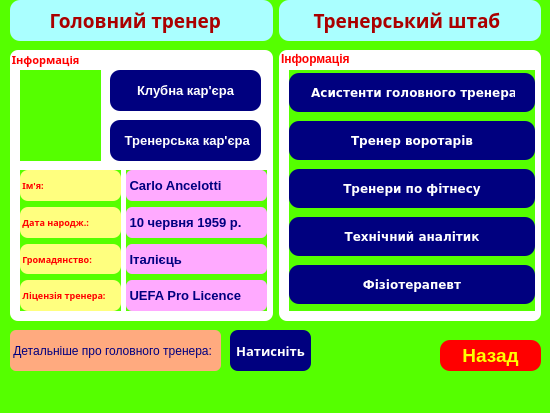
<?xml version="1.0" encoding="UTF-8"?>
<ui version="4.0">
 <class>Coach</class>
 <widget class="QMainWindow" name="Coach">
  <property name="geometry">
   <rect>
    <x>0</x>
    <y>0</y>
    <width>550</width>
    <height>413</height>
   </rect>
  </property>
  <property name="windowTitle">
   <string>MainWindow</string>
  </property>
  <property name="styleSheet">
   <string notr="true">QWidget {
background-color: rgb(85, 255, 0);
	border-color: rgb(255, 255, 0);
}</string>
  </property>
  <widget class="QWidget" name="centralwidget">
   <widget class="QLabel" name="label_12">
    <property name="geometry">
     <rect>
      <x>10</x>
      <y>330</y>
      <width>211</width>
      <height>41</height>
     </rect>
    </property>
    <property name="font">
     <font>
      <family>Nirmala UI</family>
      <pointsize>9</pointsize>
      <weight>50</weight>
      <bold>false</bold>
     </font>
    </property>
    <property name="styleSheet">
     <string notr="true">QLabel {
color: rgb(0, 0, 127);
	background-color: rgb(255, 170, 127);
	border-color: rgb(0, 0, 127);
border-radius: 6px;
}</string>
    </property>
    <property name="text">
     <string> Детальніше про головного тренера:</string>
    </property>
   </widget>
   <widget class="QPushButton" name="pushButton_8">
    <property name="geometry">
     <rect>
      <x>230</x>
      <y>330</y>
      <width>81</width>
      <height>41</height>
     </rect>
    </property>
    <property name="font">
     <font>
      <family>Sitka Text</family>
      <pointsize>10</pointsize>
      <weight>75</weight>
      <bold>true</bold>
     </font>
    </property>
    <property name="styleSheet">
     <string notr="true">QPushButton {
background-color: rgb(0, 0, 127);
	color: rgb(255, 255, 255);
	border-color: rgb(170, 255, 255);
border-radius: 8px;
}
QPushButton:hover:!pressed { 
background-color: white;
border-color: black;
color: black;
}</string>
    </property>
    <property name="text">
     <string>Натисніть</string>
    </property>
   </widget>
   <widget class="QPushButton" name="pushButton_9">
    <property name="geometry">
     <rect>
      <x>440</x>
      <y>340</y>
      <width>101</width>
      <height>31</height>
     </rect>
    </property>
    <property name="font">
     <font>
      <family>Yu Gothic UI</family>
      <pointsize>14</pointsize>
      <weight>75</weight>
      <bold>true</bold>
     </font>
    </property>
    <property name="styleSheet">
     <string notr="true">QPushButton {
color: rgb(255, 255, 0);
	background-color: rgb(255, 0, 0);
	border-color: rgb(255, 255, 0);
border-radius: 10px;
}
QPushButton:hover:!pressed { 
background-color: white;
border-color: black;
color: black;
}</string>
    </property>
    <property name="text">
     <string>Назад</string>
    </property>
   </widget>
   <widget class="QWidget" name="layoutWidget">
    <property name="geometry">
     <rect>
      <x>10</x>
      <y>50</y>
      <width>531</width>
      <height>271</height>
     </rect>
    </property>
    <layout class="QHBoxLayout" name="horizontalLayout_2">
     <item>
      <widget class="QGroupBox" name="groupBox">
       <property name="font">
        <font>
         <family>Sitka Small</family>
         <pointsize>8</pointsize>
         <weight>75</weight>
         <bold>true</bold>
        </font>
       </property>
       <property name="styleSheet">
        <string notr="true">QGroupBox {
color: rgb(255, 0, 0);
	background-color: rgb(255, 255, 255);
	border-color: rgb(0, 0, 0);
border-radius: 8px;
}</string>
       </property>
       <property name="title">
        <string>Інформація </string>
       </property>
       <widget class="QLabel" name="label_3">
        <property name="geometry">
         <rect>
          <x>10</x>
          <y>20</y>
          <width>81</width>
          <height>91</height>
         </rect>
        </property>
        <property name="text">
         <string/>
        </property>
        <property name="pixmap">
         <pixmap resource="ressources.qrc">:/FC resources/photo_2022-05-22_14-06-27.jpg</pixmap>
        </property>
       </widget>
       <widget class="QPushButton" name="pushButton_2">
        <property name="geometry">
         <rect>
          <x>100</x>
          <y>20</y>
          <width>151</width>
          <height>41</height>
         </rect>
        </property>
        <property name="font">
         <font>
          <pointsize>10</pointsize>
          <weight>75</weight>
          <bold>true</bold>
         </font>
        </property>
        <property name="styleSheet">
         <string notr="true">QPushButton {
background-color: rgb(0, 0, 127);
	color: rgb(255, 255, 255);
	border-color: rgb(170, 255, 255);
border-radius: 10px;
}
QPushButton:hover:!pressed { 
background-color: white;
border-color: black;
color: black;
}</string>
        </property>
        <property name="text">
         <string>Клубна кар'єра</string>
        </property>
       </widget>
       <widget class="QPushButton" name="pushButton_6">
        <property name="geometry">
         <rect>
          <x>100</x>
          <y>70</y>
          <width>151</width>
          <height>41</height>
         </rect>
        </property>
        <property name="font">
         <font>
          <pointsize>10</pointsize>
          <weight>75</weight>
          <bold>true</bold>
         </font>
        </property>
        <property name="styleSheet">
         <string notr="true">QPushButton {
background-color: rgb(0, 0, 127);
	color: rgb(255, 255, 255);
	border-color: rgb(170, 255, 255);
border-radius: 10px;
}
QPushButton:hover:!pressed { 
background-color: white;
border-color: black;
color: black;
}</string>
        </property>
        <property name="text">
         <string> Тренерська кар'єра</string>
        </property>
       </widget>
       <widget class="QWidget" name="layoutWidget">
        <property name="geometry">
         <rect>
          <x>10</x>
          <y>120</y>
          <width>101</width>
          <height>141</height>
         </rect>
        </property>
        <layout class="QVBoxLayout" name="verticalLayout_2">
         <item>
          <widget class="QLabel" name="label_4">
           <property name="font">
            <font>
             <family>Sitka Small</family>
             <pointsize>7</pointsize>
             <weight>75</weight>
             <bold>true</bold>
            </font>
           </property>
           <property name="styleSheet">
            <string notr="true">QLabel {
color: rgb(255, 0, 0);
	border-color: rgb(255, 0, 0);
	background-color: rgb(255, 255, 127);
border-radius: 8px;
}</string>
           </property>
           <property name="text">
            <string> Ім'я:</string>
           </property>
          </widget>
         </item>
         <item>
          <widget class="QLabel" name="label_5">
           <property name="font">
            <font>
             <family>Sitka Small</family>
             <pointsize>7</pointsize>
             <weight>75</weight>
             <bold>true</bold>
            </font>
           </property>
           <property name="styleSheet">
            <string notr="true">QLabel {
color: rgb(255, 0, 0);
	border-color: rgb(255, 0, 0);
	background-color: rgb(255, 255, 127);
border-radius: 8px;
}</string>
           </property>
           <property name="text">
            <string> Дата народж.:</string>
           </property>
          </widget>
         </item>
         <item>
          <widget class="QLabel" name="label_6">
           <property name="font">
            <font>
             <family>Sitka Small</family>
             <pointsize>7</pointsize>
             <weight>75</weight>
             <bold>true</bold>
            </font>
           </property>
           <property name="styleSheet">
            <string notr="true">QLabel {
color: rgb(255, 0, 0);
	border-color: rgb(255, 0, 0);
	background-color: rgb(255, 255, 127);
border-radius: 8px;
}</string>
           </property>
           <property name="text">
            <string> Громадянство:</string>
           </property>
          </widget>
         </item>
         <item>
          <widget class="QLabel" name="label_7">
           <property name="font">
            <font>
             <family>Sitka Small</family>
             <pointsize>7</pointsize>
             <weight>75</weight>
             <bold>true</bold>
            </font>
           </property>
           <property name="styleSheet">
            <string notr="true">QLabel {
color: rgb(255, 0, 0);
	border-color: rgb(255, 0, 0);
	background-color: rgb(255, 255, 127);
border-radius: 8px;
}</string>
           </property>
           <property name="text">
            <string> Ліцензія тренера:</string>
           </property>
          </widget>
         </item>
        </layout>
       </widget>
       <widget class="QWidget" name="layoutWidget">
        <property name="geometry">
         <rect>
          <x>116</x>
          <y>120</y>
          <width>141</width>
          <height>141</height>
         </rect>
        </property>
        <layout class="QVBoxLayout" name="verticalLayout_3">
         <item>
          <widget class="QLabel" name="label_8">
           <property name="font">
            <font>
             <pointsize>10</pointsize>
             <weight>75</weight>
             <bold>true</bold>
            </font>
           </property>
           <property name="styleSheet">
            <string notr="true">QLabel {
background-color: rgb(255, 170, 255);
	color: rgb(0, 0, 127);
	border-color: rgb(0, 0, 127);
border-radius: 6px;
}</string>
           </property>
           <property name="text">
            <string> Carlo Ancelotti</string>
           </property>
          </widget>
         </item>
         <item>
          <widget class="QLabel" name="label_9">
           <property name="font">
            <font>
             <pointsize>10</pointsize>
             <weight>75</weight>
             <bold>true</bold>
            </font>
           </property>
           <property name="styleSheet">
            <string notr="true">QLabel {
background-color: rgb(255, 170, 255);
	color: rgb(0, 0, 127);
	border-color: rgb(0, 0, 127);
border-radius: 6px;
}</string>
           </property>
           <property name="text">
            <string> 10 червня 1959 р.</string>
           </property>
          </widget>
         </item>
         <item>
          <widget class="QLabel" name="label_10">
           <property name="font">
            <font>
             <pointsize>10</pointsize>
             <weight>75</weight>
             <bold>true</bold>
            </font>
           </property>
           <property name="styleSheet">
            <string notr="true">QLabel {
background-color: rgb(255, 170, 255);
	color: rgb(0, 0, 127);
	border-color: rgb(0, 0, 127);
border-radius: 6px;
}</string>
           </property>
           <property name="text">
            <string> Італієць</string>
           </property>
          </widget>
         </item>
         <item>
          <widget class="QLabel" name="label_11">
           <property name="font">
            <font>
             <pointsize>10</pointsize>
             <weight>75</weight>
             <bold>true</bold>
            </font>
           </property>
           <property name="styleSheet">
            <string notr="true">QLabel {
background-color: rgb(255, 170, 255);
	color: rgb(0, 0, 127);
	border-color: rgb(0, 0, 127);
border-radius: 6px;
}</string>
           </property>
           <property name="text">
            <string> UEFA Pro Licence</string>
           </property>
          </widget>
         </item>
        </layout>
       </widget>
      </widget>
     </item>
     <item>
      <widget class="QGroupBox" name="groupBox_2">
       <property name="font">
        <font>
         <weight>75</weight>
         <bold>true</bold>
        </font>
       </property>
       <property name="styleSheet">
        <string notr="true">QGroupBox {
color: rgb(255, 0, 0);
	background-color: rgb(255, 255, 255);
	border-color: rgb(0, 0, 0);
border-radius: 8px;
}</string>
       </property>
       <property name="title">
        <string>Інформація </string>
       </property>
       <widget class="QWidget" name="layoutWidget">
        <property name="geometry">
         <rect>
          <x>10</x>
          <y>20</y>
          <width>246</width>
          <height>241</height>
         </rect>
        </property>
        <layout class="QVBoxLayout" name="verticalLayout">
         <item>
          <widget class="QPushButton" name="pushButton">
           <property name="font">
            <font>
             <family>Verdana</family>
             <pointsize>9</pointsize>
             <weight>75</weight>
             <bold>true</bold>
            </font>
           </property>
           <property name="styleSheet">
            <string notr="true">QPushButton {
color: rgb(255, 255, 255);
	background-color: rgb(0, 0, 127);
	border-color: rgb(170, 255, 255);
border-radius: 10px;
padding: 12px 20px;
}
QPushButton:hover:!pressed { 
background-color: white;
border-color: black;
color: black;
}</string>
           </property>
           <property name="text">
            <string> Асистенти головного тренера</string>
           </property>
          </widget>
         </item>
         <item>
          <widget class="QPushButton" name="pushButton_3">
           <property name="font">
            <font>
             <family>Verdana</family>
             <pointsize>9</pointsize>
             <weight>75</weight>
             <bold>true</bold>
            </font>
           </property>
           <property name="styleSheet">
            <string notr="true">QPushButton {
color: rgb(255, 255, 255);
	background-color: rgb(0, 0, 127);
	border-color: rgb(170, 255, 255);
border-radius: 10px;
padding: 12px 20px;
}
QPushButton:hover:!pressed { 
background-color: white;
border-color: black;
color: black;
}</string>
           </property>
           <property name="text">
            <string>Тренер воротарів</string>
           </property>
          </widget>
         </item>
         <item>
          <widget class="QPushButton" name="pushButton_4">
           <property name="font">
            <font>
             <family>Verdana</family>
             <pointsize>9</pointsize>
             <weight>75</weight>
             <bold>true</bold>
            </font>
           </property>
           <property name="styleSheet">
            <string notr="true">QPushButton {
color: rgb(255, 255, 255);
	background-color: rgb(0, 0, 127);
	border-color: rgb(170, 255, 255);
border-radius: 10px;
padding: 12px 20px;
}
QPushButton:hover:!pressed { 
background-color: white;
border-color: black;
color: black;
}</string>
           </property>
           <property name="text">
            <string>Тренери по фітнесу</string>
           </property>
          </widget>
         </item>
         <item>
          <widget class="QPushButton" name="pushButton_5">
           <property name="font">
            <font>
             <family>Verdana</family>
             <pointsize>9</pointsize>
             <weight>75</weight>
             <bold>true</bold>
            </font>
           </property>
           <property name="styleSheet">
            <string notr="true">QPushButton {
color: rgb(255, 255, 255);
	background-color: rgb(0, 0, 127);
	border-color: rgb(170, 255, 255);
border-radius: 10px;
padding: 12px 20px;
}
QPushButton:hover:!pressed { 
background-color: white;
border-color: black;
color: black;
}</string>
           </property>
           <property name="text">
            <string>Технічний аналітик</string>
           </property>
          </widget>
         </item>
         <item>
          <widget class="QPushButton" name="pushButton_7">
           <property name="font">
            <font>
             <family>Verdana</family>
             <pointsize>9</pointsize>
             <weight>75</weight>
             <bold>true</bold>
            </font>
           </property>
           <property name="styleSheet">
            <string notr="true">QPushButton {
color: rgb(255, 255, 255);
	background-color: rgb(0, 0, 127);
	border-color: rgb(170, 255, 255);
border-radius: 10px;
padding: 12px 20px;
}
QPushButton:hover:!pressed { 
background-color: white;
border-color: black;
color: black;
}</string>
           </property>
           <property name="text">
            <string>Фізіотерапевт</string>
           </property>
          </widget>
         </item>
        </layout>
       </widget>
      </widget>
     </item>
    </layout>
   </widget>
   <widget class="QWidget" name="layoutWidget">
    <property name="geometry">
     <rect>
      <x>10</x>
      <y>0</y>
      <width>531</width>
      <height>41</height>
     </rect>
    </property>
    <layout class="QHBoxLayout" name="horizontalLayout">
     <item>
      <widget class="QLabel" name="label">
       <property name="font">
        <font>
         <family>Perpetua Titling MT</family>
         <pointsize>14</pointsize>
         <weight>75</weight>
         <bold>true</bold>
        </font>
       </property>
       <property name="styleSheet">
        <string notr="true">QLabel {
background-color: rgb(170, 255, 255);
	color: rgb(170, 0, 0);
	border-color: rgb(0, 0, 255);
border-radius: 10px;
}</string>
       </property>
       <property name="text">
        <string>        Головний тренер</string>
       </property>
      </widget>
     </item>
     <item>
      <widget class="QLabel" name="label_2">
       <property name="font">
        <font>
         <family>Perpetua Titling MT</family>
         <pointsize>14</pointsize>
         <weight>75</weight>
         <bold>true</bold>
        </font>
       </property>
       <property name="styleSheet">
        <string notr="true">QLabel {
background-color: rgb(170, 255, 255);
	color: rgb(170, 0, 0);
	border-color: rgb(0, 0, 255);
border-radius: 10px;
}</string>
       </property>
       <property name="text">
        <string>       Тренерський штаб</string>
       </property>
      </widget>
     </item>
    </layout>
   </widget>
  </widget>
  <widget class="QMenuBar" name="menubar">
   <property name="geometry">
    <rect>
     <x>0</x>
     <y>0</y>
     <width>550</width>
     <height>21</height>
    </rect>
   </property>
  </widget>
  <widget class="QStatusBar" name="statusbar"/>
 </widget>
 <resources>
  <include location="ressources.qrc"/>
 </resources>
 <connections/>
</ui>
